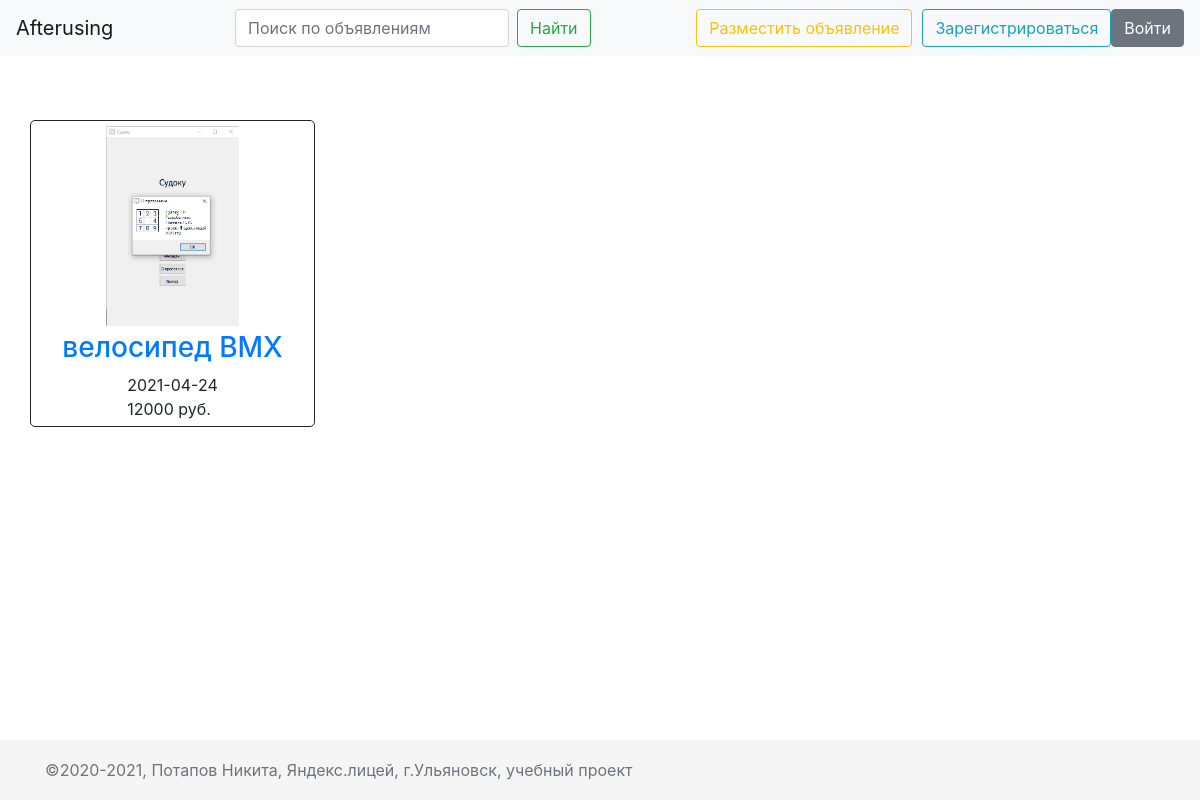
The page / on the database its author committed.
### data/products.py (models this page shows, shortened)
class Product(SqlAlchemyBase, SerializerMixin):
    __tablename__ = 'products'
    id = sqlalchemy.Column(sqlalchemy.Integer,
                           primary_key=True, autoincrement=True, index=True)
    user_id = sqlalchemy.Column(sqlalchemy.Integer, sqlalchemy.ForeignKey('users.id'))
    user = orm.relation('User')
    path_to_img = sqlalchemy.Column(sqlalchemy.String, nullable=True)
    cost = sqlalchemy.Column(sqlalchemy.Integer, nullable=True)
    title = sqlalchemy.Column(sqlalchemy.String, nullable=True, index=True)
    content = sqlalchemy.Column(sqlalchemy.String, nullable=True)
    contact_number = sqlalchemy.Column(sqlalchemy.String, nullable=True)
    created_date = sqlalchemy.Column(sqlalchemy.DateTime)
    low_title = sqlalchemy.Column(sqlalchemy.String, nullable=True, index=True)
    low_content = sqlalchemy.Column(sqlalchemy.String, nullable=True)

### main.py (the view)
@app.route('/', methods=['GET', 'POST'])
def main_page():
    if request.method == 'GET':
        db_sess = db_session.create_session()
        search_phrase = request.args.get('q')
        if search_phrase:
            products = db_sess.query(Product).filter(
                (Product.low_title.contains(search_phrase)) | (
                    Product.low_content.contains(search_phrase))).all()
        else:
            products = db_sess.query(Product).all()
        if not products:
            return render_template('no_products.html')
        products = sorted(products, key=lambda x: x.created_date, reverse=True)
        for i in range(len(products)):
            if products[i].path_to_img is None:
                products[i].path_to_img = os.path.join(PRODUCT_IMG_PATH, 'no_photo.png')
        params = {
            'title': 'Все объявления',
            'products': products,
        }
        return render_template('index.html', **params)
    elif request.method == 'POST':
        return 'POST METHOD'

### data/db_session.py (called while the page is built)
def create_session() -> Session:
    global __factory
    return __factory()

### templates/index.html
{% extends "base.html" %}
{% block content %}
    {% include 'products_grid.html' %}
{% endblock %}

### templates/one_product_template.html (shortened to what this page needs)
{% block one_product %}
<div class="product-container d-flex align-items-center d-flex justify-content-center col-xl-3 col-lg-4 col-md-4 col-sm-4 col-12">
    <div class="single-product">
        <div class="product-img d-flex justify-content-center">
            <a href="/product_details/{{ product.id }}">
                <img class="default-img" src="{{ product.path_to_img }}" alt="фотография">
            </a>
        </div>
        <div class="product-content">
            <h3 class="d-flex justify-content-center"><a href="/product_details/{{ product.id }}">{{ product.title }}</a></h3>
            <div class="product-price d-flex justify-content-center">
                <div class="d-flex flex-column">
                    <span>{{ product.created_date.date() }}</span>
                    <span>{{ product.cost }} руб.</span>
                </div>
            </div>
        </div>
    </div>
</div>
{% endblock %}

### static/css/style.css (style rules this page uses)
html { position: relative; min-height: 100%; }
body { height: 100%; }
img { display: block; margin: 5px; max-width: 100%; height: auto; }
.product-container { padding-bottom: 5px; border: 1px solid; border-radius: 5px; }
.product-content { bottom: 0; word-break: break-word; }
.default-img { max-height: 25vh; object-fit: cover; }

### rows shown on the page
Product: title "велосипед BMX", created_date "2021-04-24", cost "12000"
